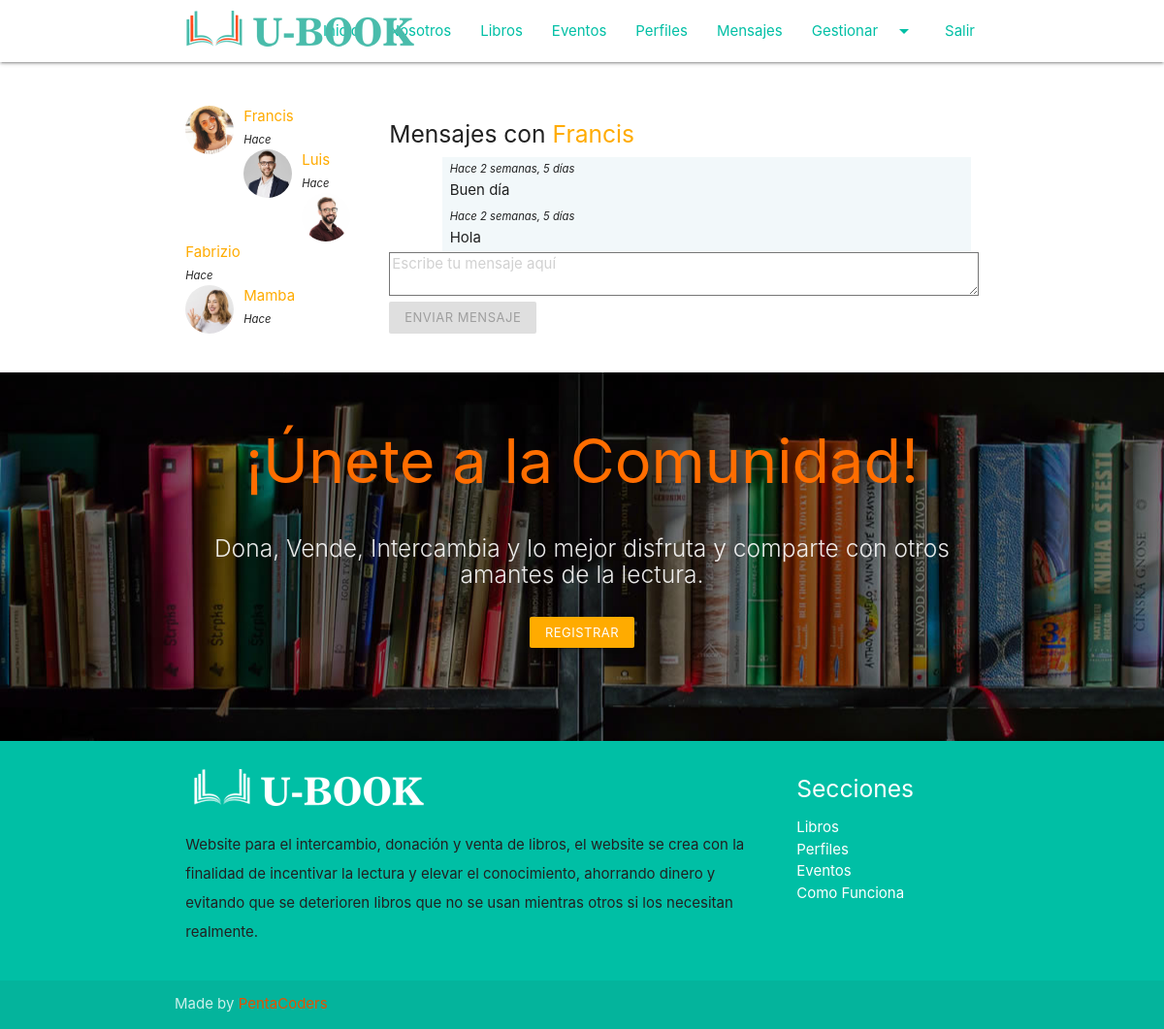
The app's page /messenger/thread/2/ (signed in) with its own data.
### registration/models.py (models this page shows)
class Profile(models.Model):
    user = models.OneToOneField(User, on_delete=models.CASCADE)
    avatar = models.ImageField(upload_to=custom_upload_to, null=True, blank=True)
    bio = models.TextField(null=True, blank=True)
    link = models.URLField(max_length=200, null=True, blank=True)
    class Meta:
        ordering = ['user__username']

### messenger/models.py (models this page shows)
class Message(models.Model):
    user = models.ForeignKey(User, on_delete=models.CASCADE)
    content = models.TextField()
    created = models.DateTimeField(auto_now_add=True)
    class Meta:
        ordering = ['created']

class Thread(models.Model):
    users = models.ManyToManyField(User, related_name='threads')
    messages = models.ManyToManyField(Message)
    updated = models.DateTimeField(auto_now=True)
    objects = ThreadManager()
    class Meta:
        ordering = ['-updated']

### messenger/views.py (the view)
# urls.py: path('thread/<int:pk>/', ThreadDetail.as_view(), name="detail"),
@method_decorator(login_required, name="dispatch")
class ThreadDetail(DetailView):
    model = Thread
    def get_object(self):
        obj = super(ThreadDetail, self).get_object()
        if self.request.user not in obj.users.all():
            raise Http404()
        return obj

### messenger/templates/messenger/thread_detail.html (shortened to what this page needs)
{% extends 'core/base.html' %}
{% load static %}
{% block content %}
<main role="main">
  <br><br>
  <div class="container">
    <div class="row">
      <div class="col s12">
        <div class="row">
          <div class="col s3">
            {% for thread in request.user.threads.all %}
              {% if thread.messages.all|length > 0 %}
                <div>
                  {% for user in thread.users.all %}
                    {% if user != request.user %}
                      {% if user.profile.avatar %}
                        <img src="{{user.profile.avatar.url}}" class="circle responsive-img avatar">
                      {% else %}
                        <img src="{% static 'registration/img/no-avatar.jpg' %}" class="circle responsive-img avatar">
                      {% endif %}
                      <div>
                        <a href="{% url 'messenger:detail' thread.pk %}">{{user}}</a><br>
                        <small><i>Hace {{ message.created | timesince }}</i></small>
                      </div>
                    {% endif %}
                  {% endfor %}
                </div>
              {% endif %}
            {% endfor %}
          </div>
          <div class="col s9">
            {% for user in thread.users.all %}
              {% if user != request.user %}
                <h5 class="mb-4">Mensajes con <a href="{% url 'profiles:detail' user %} ">{{user}}</a></h5>
              {% endif %}
            {% endfor %}
            <div class="thread" id="thread">
              {% for message in object.messages.all %}
                <div {% if request.user == message.user %}class="mine mb-3"{% else %}class="other mb-3"{% endif %}>
                  <small><i>Hace {{thread.messages.last.created|timesince}}</i></small><br>
                  {{message.content}}
                </div>
              {% endfor %}
            </div>
            <textarea id="content" class="form-control mb-2" rows="2" placeholder="Escribe tu mensaje aquí"></textarea>
            <button id="send" class="btn-small waves-effect waves-light amber accent-4" disabled>Enviar mensaje</button>
          </div>
        </div>
    </div>
  </div>
</main>
{% endblock %}

### core/static/core/css/style.css (style rules this page uses)
a { color: #ffab00; }

### messenger/templates/messenger/thread_detail.html (style rules this page uses)
.avatar { width:50px; height:50px; float:left; margin-right:10px; }
.thread { max-height:300px; overflow-y:auto; padding:0 0.5em; }
.mine { padding:0 0.5em 0.25em; background-color:rgba(230,242,245,.5); width:92%; margin-left:8%; }

### records on screen
Thread: messages.last.created "2 semanas, 5 días"
Message: content "Buen día"
Message: content "Hola"

### other values on screen
{{ user }} "Francis"
{{ user }} "Luis"
{{ user }} "Fabrizio"
{{ user }} "Mamba"
